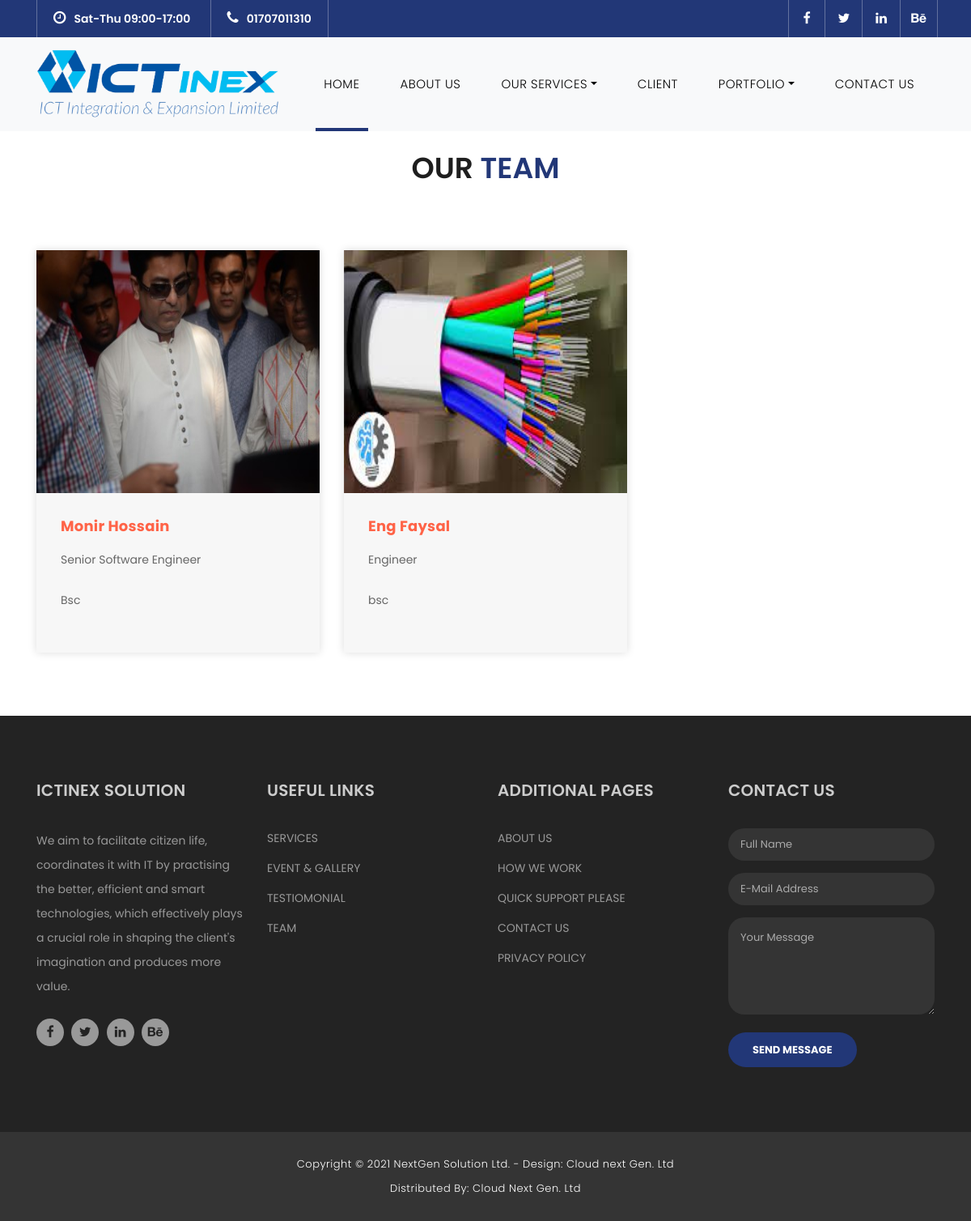
Page /team/ on the committed database.
### blog/models.py (models this page shows, shortened)
class Team(models.Model):
    title =models.CharField(max_length=200)
    Name =models.CharField(max_length=150)
    qualification=models.CharField(max_length=350)
    image = models.ImageField(blank=True, null = True, upload_to ='team')

### blog/views.py (the view)
# urls.py: path('team/', views.team, name='team'),
def team(request):
    tmdata= Team.objects.all()
    service_list = services.objects.all()
    diction = {
        'Title':'Team',
        'tmdata':tmdata,
        'service_list':service_list,
    }
    return render(request, 'team.html', context=diction)

### templates/team.html
{% extends 'base.html' %}
{% load static  %}
{% block content %}
    <div class="services pb-5">
        <div class="container">
            <div class="row">
                <div class="col-md-12">
                    <div class="section-heading">
                        <h2>
                            OUR <em>TEAM</em>
                            </h2>
                    </div>
                </div>
                {% for i in tmdata %}
                    <div class="col-md-4">
                        <div class="service-item wow animate__animated animate__zoomIn">
                            {% if i.image.url %}
                                <img src="{{ i.image.url }}" width = "350" height ="300"  alt="">
                            {% else %}
                                Image coming soon
                            {% endif %}
                            <div class="down-content">
                                <h4 style=color:tomato;>{{ i.Name }}</h4>
                                <p>
                                    {{ i.title|striptags }}
                                </p>
                                <p>
                                    {{ i.qualification|striptags }}
                                </p>
                            </div>
                        </div>
                    </div>
                {% endfor %}
            </div>
        </div>
    </div>
{% endblock %}

### static/assets/css/templatemo-finance-business.css (style rules this page uses)
body { font-family: 'Poppins', sans-serif; overflow-x: hidden; text-rendering: optimizeLegibility; -webkit-font-smoothing: antialiased; -moz-osx-font-smoothing: grayscale; }
p { margin-bottom: 0px; font-size: 14px; color: #666666; line-height: 30px; }
h1,h2,h3,h4,h5,h6 { margin: 0px; }
.section-heading { text-align: center; margin-bottom: 80px; }
.section-heading h2 { font-size: 36px; font-weight: 600; color: #1e1e1e; }
.section-heading em { font-style: normal; color: #223777; }
*, *:before, *:after { -webkit-box-sizing: border-box; box-sizing: border-box; -webkit-font-smoothing: antialiased; -moz-osx-font-smoothing: grayscale; }
.services { margin-top: 140px; }
.service-item img { width: 100%; overflow: hidden; }
.service-item .down-content { background-color: #f7f7f7; padding: 30px; }
.service-item .down-content h4 { font-size: 20px; font-weight: 700; letter-spacing: 0.25px; margin-bottom: 15px; }
.service-item .down-content p { margin-bottom: 20px; }

### static/assets/css/custom.css (style rules this page uses)
.service-item { box-shadow: 0 0 10px #ddd; margin-bottom: 30px; -webkit-transition: all .3s ease; -moz-transition: all .3s ease; -ms-transition: all .3s ease; -o-transition: all .3s ease; transition: all .3s ease; }
.service-item .down-content h4 { font-size: 18px !important; }

### rows in the picture
Team: image (picture), Name "Monir Hossain", title "Senior Software Engineer", qualification "Bsc"
Team: image (picture), Name "Eng Faysal", title "Engineer", qualification "bsc"
